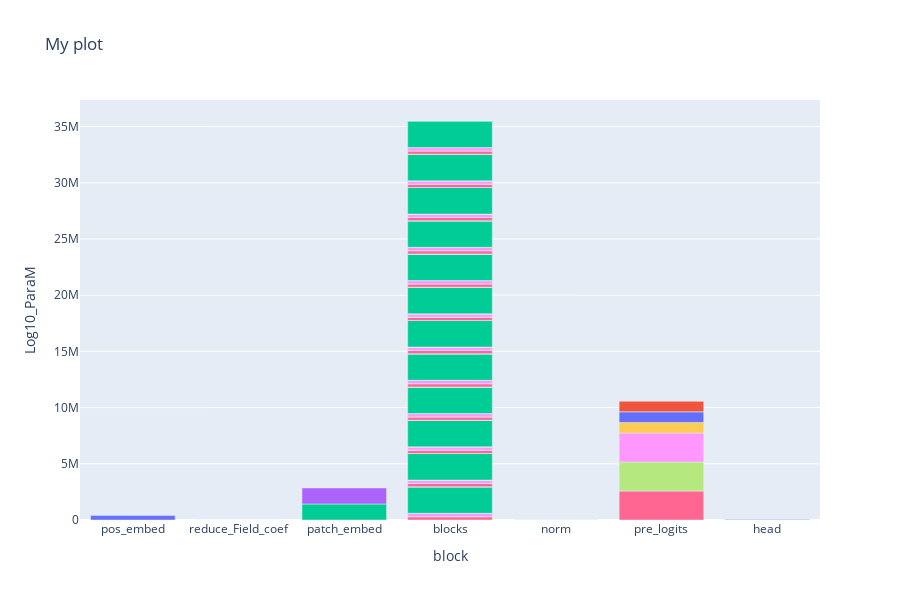

Notebook source saved alongside this figure:
### Code cell
get_model_para_bar(model)#2048 70
